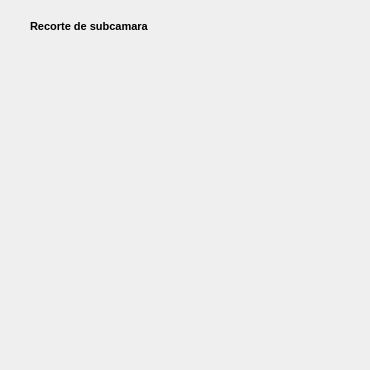
   <widget class="QWidget" name="tab_5">
    <attribute name="title">
     <string>Recorte</string>
    </attribute>
    <widget class="QWidget" name="gridLayoutWidget_6">
     <property name="geometry">
      <rect>
       <x>10</x>
       <y>20</y>
       <width>351</width>
       <height>341</height>
      </rect>
     </property>
     <layout class="QGridLayout" name="gridLayout_6">
      <item row="0" column="0">
       <widget class="QLabel" name="label_12">
        <property name="font">
         <font>
          <pointsize>8</pointsize>
          <weight>75</weight>
          <bold>true</bold>
         </font>
        </property>
        <property name="text">
         <string>Recorte de subcamara</string>
        </property>
       </widget>
      </item>
      <item row="1" column="0">
       <widget class="MaskLabel" name="cut_label">
        <property name="minimumSize">
         <size>
          <width>310</width>
          <height>200</height>
         </size>
        </property>
        <property name="maximumSize">
         <size>
          <width>310</width>
          <height>200</height>
         </size>
        </property>
        <property name="text">
         <string/>
        </property>
       </widget>
      </item>
      <item row="2" column="0">
       <spacer name="verticalSpacer_9">
        <property name="orientation">
         <enum>Qt::Vertical</enum>
        </property>
        <property name="sizeHint" stdset="0">
         <size>
          <width>20</width>
          <height>40</height>
         </size>
        </property>
       </spacer>
      </item>
     </layout>
    </widget>
   </widget>
